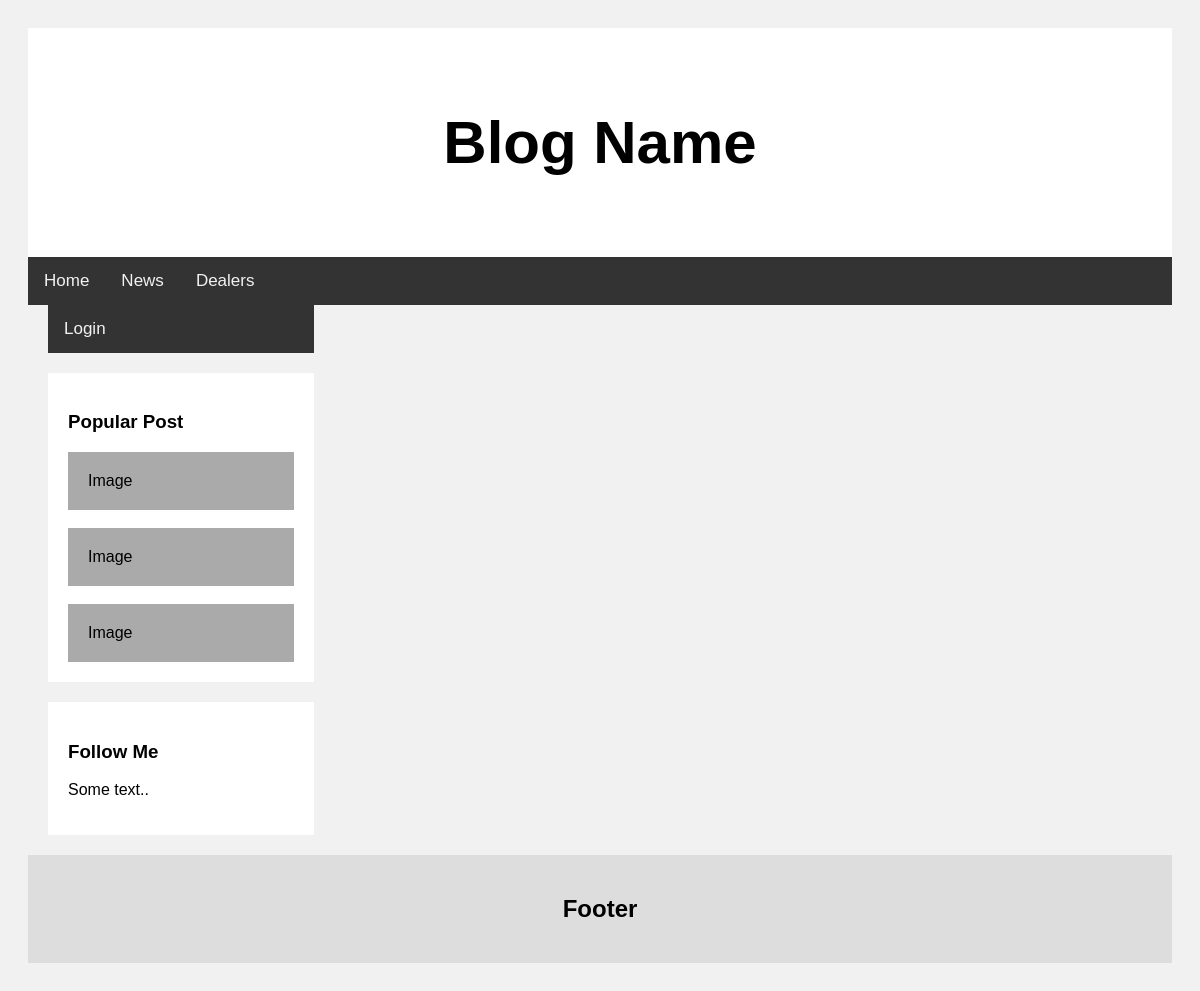
The page /dealers/lexus/ on the database as committed earlier.
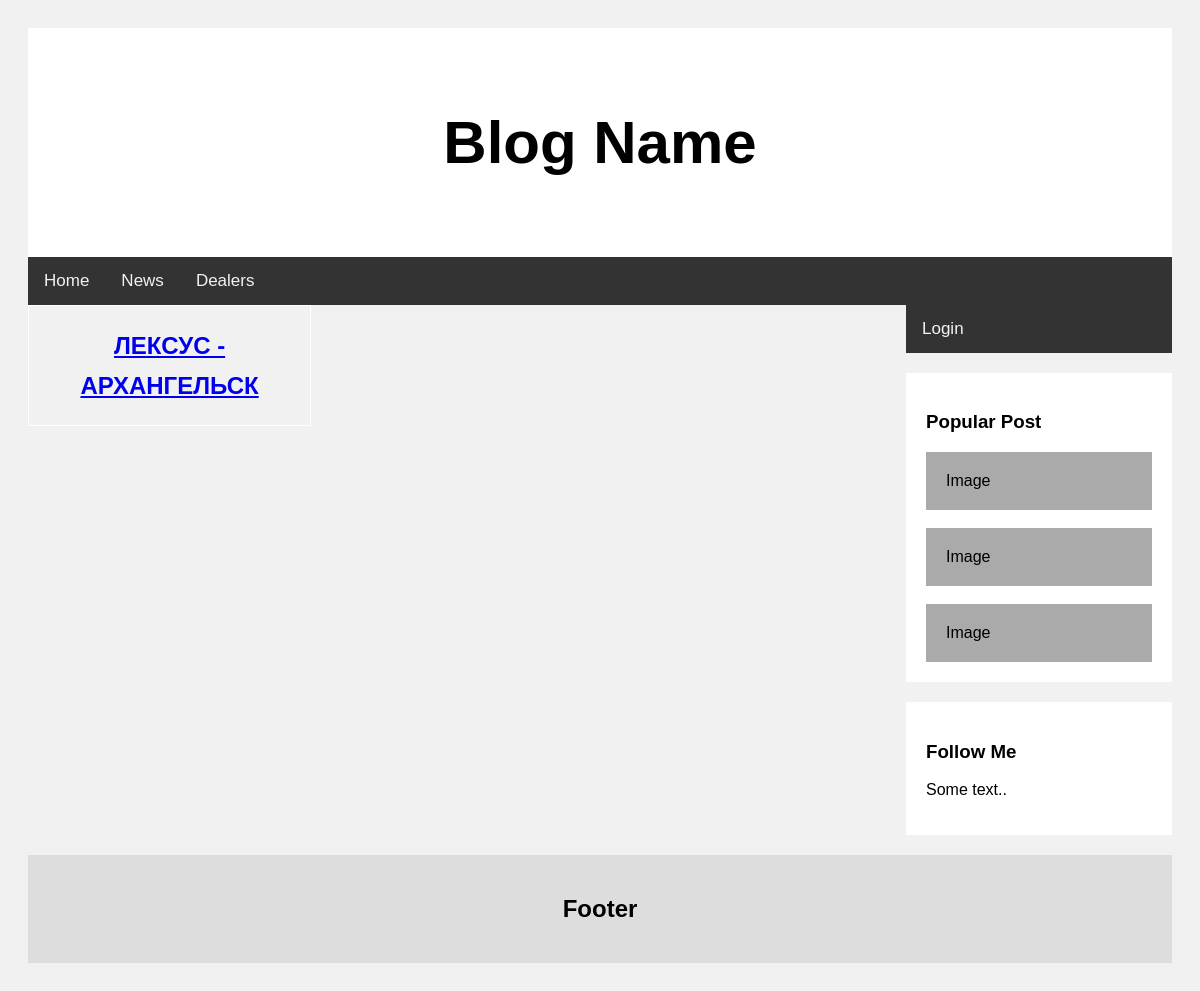
The same page on the database as committed later.
### dealers/models.py (models this page shows, shortened)
class Dealer(models.Model):
    company_name = models.CharField(max_length=50, blank=False, verbose_name='Название')
    url = models.URLField(verbose_name='Сайт')
    phone = models.CharField(max_length=50, verbose_name='Номер телефона')
    city = models.CharField(max_length=50, blank=False, verbose_name='Город')
    address = models.CharField(max_length=50, blank=False, verbose_name='Адрес')
    coordinates = models.CharField(max_length=50, blank=False, verbose_name='Координаты в Яндекс.Картах')
    brand = models.ForeignKey(catalog.Brand, on_delete=models.CASCADE, verbose_name='Марка')

### dealers/views.py (the view)
# urls.py: path('<slug:slug>/', views.DealersListView.as_view(), name='dealers_by_brand'),
class DealersListView(ListView):
    model = Dealer
    template_name = 'dealers_list.html'
    def get_context_data(self, *, object_list=None, **kwargs):
        context = super().get_context_data(**kwargs)
        context['dealers_list'] = Dealer.objects.filter(brand__slug=self.kwargs['slug'])
        return context

### dealers/templates/dealers_list.html (shortened to what this page needs)
{% extends 'base.html' %}
{% block content %}
        <div class="grid-container">
            {% for dealer in dealers_list %}
            <div class="grid-item">
                <h2><a href="{{ dealer.pk }}/">{{ dealer.company_name }}</a></h2>
            </div>
            {% endfor %}
        </div>
{% endblock content %}

Rows that differ between the two databases and show on the page:
added Dealer: company_name "ЛЕКСУС - АРХАНГЕЛЬСК"
